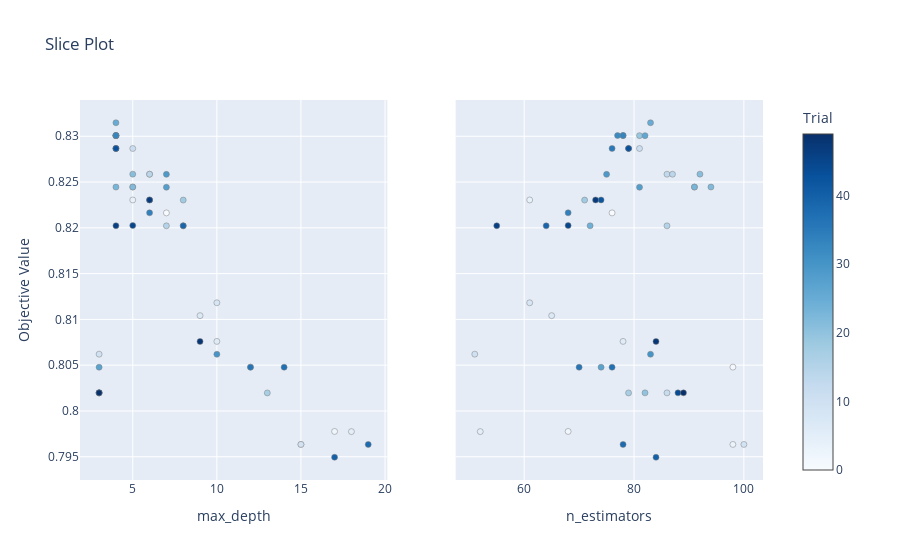

Notebook code cell kept with this figure:
### Code cell
plot_slice(study).show()

### Figure 1 — Plotly figure (JSON) as saved in the notebook; plotly's stock layout.template omitted (floating-point values rounded to 4 significant figures)
{"data": [{"marker": {"color": [0, 1, 2, 3, 4, 5, 6, 7, 8, 9, 10, 11, 12, 13, 14, 15, 16, 17, 18, 19, 20, 21, 22, 23, 24, 25, 26, 27, 28, 29, 30, 31, 32, 33, 34, 35, 36, 37, 38, 39, 40, 41, 42, 43, 44, 45, 46, 47, 48, 49], "colorbar": {"title": {"text": "Trial"}, "x": 1, "xpad": 40}, "colorscale": [[0, "rgb(247,251,255)"], [0.125, "rgb(222,235,247)"], [0.25, "rgb(198,219,239)"], [0.375, "rgb(158,202,225)"], [0.5, "rgb(107,174,214)"], [0.625, "rgb(66,146,198)"], [0.75, "rgb(33,113,181)"], [0.875, "rgb(8,81,156)"], [1, "rgb(8,48,107)"]], "line": {"color": "Grey", "width": 0.5}, "showscale": true}, "mode": "markers", "name": "Feasible Trial", "showlegend": false, "type": "scatter", "x": [7, 12, 17, 15, 5, 18, 10, 9, 10, 15, 3, 5, 3, 6, 6, 7, 5, 13, 8, 4, 3, 5, 5, 4, 8, 4, 4, 3, 7, 7, 10, 4, 4, 4, 6, 4, 12, 14, 19, 8, 17, 4, 6, 4, 3, 5, 4, 6, 9, 3], "xaxis": "x", "y": [0.8216, 0.8048, 0.7978, 0.7963, 0.823, 0.7977, 0.8076, 0.8104, 0.8118, 0.7963, 0.8062, 0.8287, 0.802, 0.8259, 0.8259, 0.8202, 0.8245, 0.802, 0.823, 0.8301, 0.802, 0.8259, 0.8245, 0.8245, 0.8202, 0.8315, 0.8301, 0.8048, 0.8244, 0.8258, 0.8062, 0.8301, 0.8301, 0.8301, 0.8216, 0.8287, 0.8048, 0.8048, 0.7963, 0.8202, 0.7949, 0.8287, 0.823, 0.8287, 0.802, 0.8202, 0.8202, 0.823, 0.8076, 0.802], "yaxis": "y"}, {"marker": {"color": [0, 1, 2, 3, 4, 5, 6, 7, 8, 9, 10, 11, 12, 13, 14, 15, 16, 17, 18, 19, 20, 21, 22, 23, 24, 25, 26, 27, 28, 29, 30, 31, 32, 33, 34, 35, 36, 37, 38, 39, 40, 41, 42, 43, 44, 45, 46, 47, 48, 49], "colorbar": {"title": {"text": "Trial"}, "x": 1, "xpad": 40}, "colorscale": [[0, "rgb(247,251,255)"], [0.125, "rgb(222,235,247)"], [0.25, "rgb(198,219,239)"], [0.375, "rgb(158,202,225)"], [0.5, "rgb(107,174,214)"], [0.625, "rgb(66,146,198)"], [0.75, "rgb(33,113,181)"], [0.875, "rgb(8,81,156)"], [1, "rgb(8,48,107)"]], "line": {"color": "Grey", "width": 0.5}, "showscale": false}, "mode": "markers", "name": "Feasible Trial", "showlegend": false, "type": "scatter", "x": [76, 98, 68, 98, 61, 52, 78, 65, 61, 100, 51, 81, 86, 86, 87, 86, 91, 79, 71, 81, 82, 92, 94, 91, 72, 83, 82, 74, 81, 75, 83, 78, 77, 78, 68, 76, 70, 76, 78, 64, 84, 79, 74, 79, 88, 68, 55, 73, 84, 89], "xaxis": "x2", "y": [0.8216, 0.8048, 0.7978, 0.7963, 0.823, 0.7977, 0.8076, 0.8104, 0.8118, 0.7963, 0.8062, 0.8287, 0.802, 0.8259, 0.8259, 0.8202, 0.8245, 0.802, 0.823, 0.8301, 0.802, 0.8259, 0.8245, 0.8245, 0.8202, 0.8315, 0.8301, 0.8048, 0.8244, 0.8258, 0.8062, 0.8301, 0.8301, 0.8301, 0.8216, 0.8287, 0.8048, 0.8048, 0.7963, 0.8202, 0.7949, 0.8287, 0.823, 0.8287, 0.802, 0.8202, 0.8202, 0.823, 0.8076, 0.802], "yaxis": "y2"}], "layout": {"title": {"text": "Slice Plot"}, "xaxis": {"anchor": "y", "domain": [0, 0.45], "title": {"text": "max_depth"}}, "xaxis2": {"anchor": "y2", "domain": [0.55, 1], "title": {"text": "n_estimators"}}, "yaxis": {"anchor": "x", "domain": [0, 1], "title": {"text": "Objective Value"}}, "yaxis2": {"anchor": "x2", "domain": [0, 1], "matches": "y", "showticklabels": false}}}
